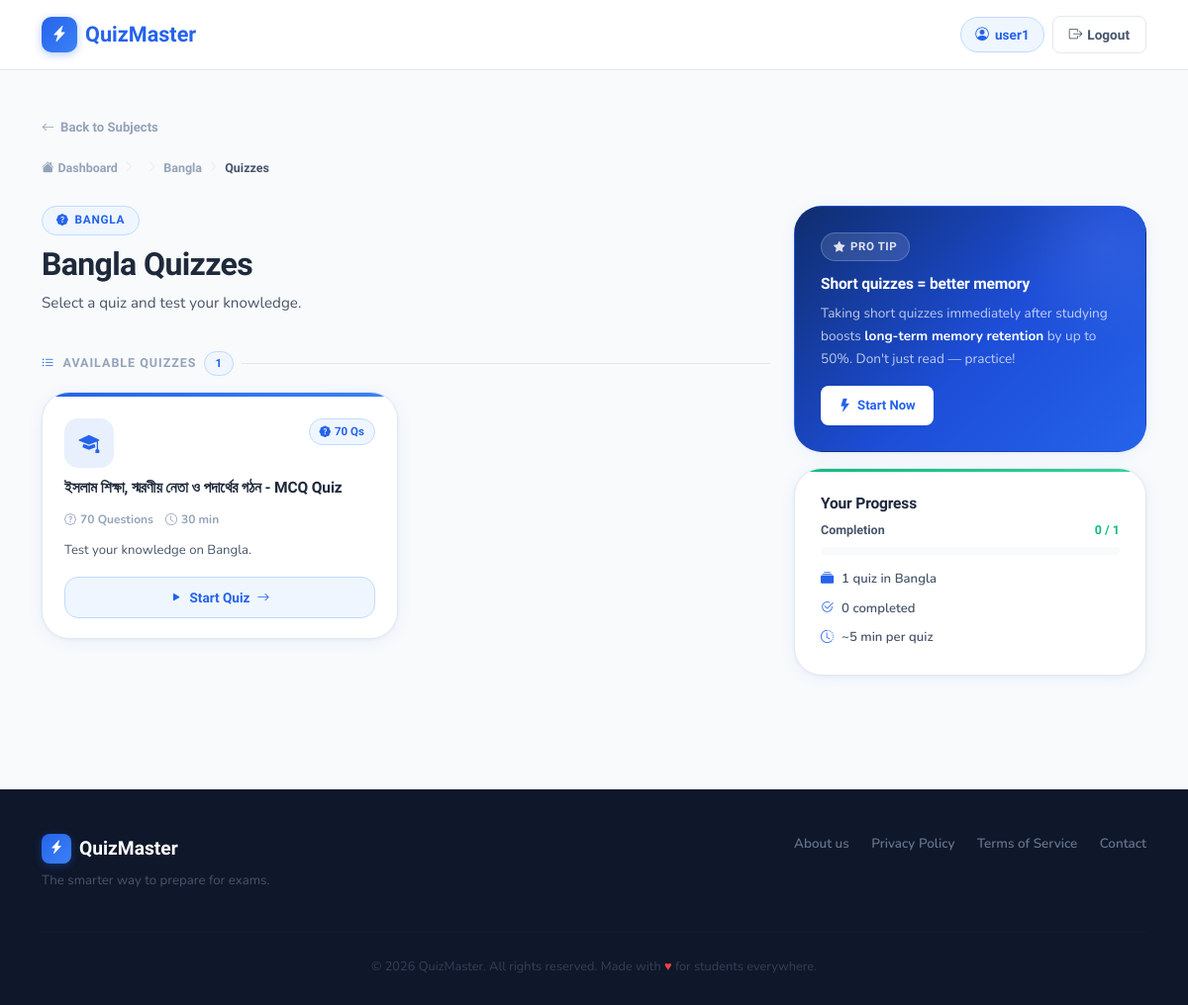
Before: /subject/2/ (signed in) with the older database file.
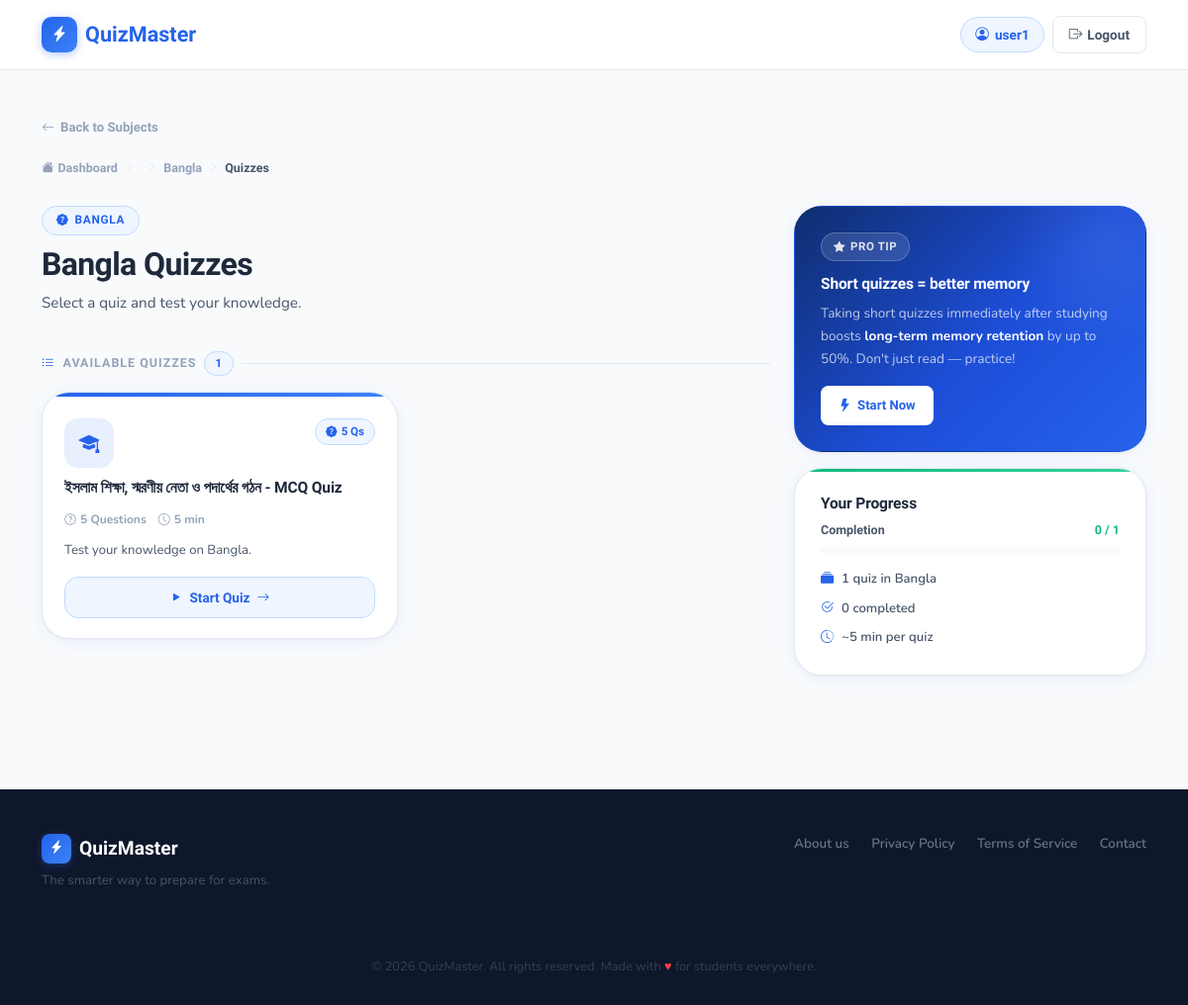
After: the same page with the newer database file.
### quiz/models.py (models this page shows, shortened)
class Quiz(models.Model):
    subject = models.ForeignKey(Subject, on_delete=models.CASCADE)
    title = models.CharField(max_length=200)
    questions_json = models.JSONField()
    created_at = models.DateTimeField(auto_now_add=True)

### quiz/views.py (the view)
# urls.py: path("subject/<int:subject_id>/", views.quizzes, name="quizzes"),
@login_required
def quizzes(request, subject_id):
    subject = get_object_or_404(Subject, id=subject_id)
    quizzes = Quiz.objects.filter(subject=subject)
    for quiz in quizzes:
        try:
            data = quiz.questions_json
            quiz.question_count = len(data.get("questions", []))
            quiz.duration_minutes = data.get("duration_minutes", 5)
        except Exception as e:
            print("JSON ERROR:", e)
            quiz.question_count = 0
            quiz.duration_minutes = 5
    return render(request, "quiz/quizzes.html", {
        "subject": subject,
        "quizzes": quizzes
    })

### quiz/templates/quiz/quizzes.html (shortened to what the changed rows need)
{% extends "quiz/base.html" %}
{% load static %}
{% block content %}
<section class="page-section">
  <div class="container">
    <div class="row g-4">
      <div class="col-12 col-lg-8">
        <div class="page-header">
          <h1 class="page-header-title">{{ subject.name }} Quizzes</h1>
        </div>
        {% if quizzes %}
          <div class="row g-3">
            {% for quiz in quizzes %}
            <div class="col-12 col-sm-6 quiz-card-wrap">
              <div class="quiz-card quiz-card-item" data-index="{{ forloop.counter0 }}">
                <div class="quiz-card-body">
                  <div class="quiz-card-top">
                    <div class="quiz-icon-wrap quiz-icon-item"></div>
                    <span class="quiz-q-badge">
                      <i class="bi bi-patch-question-fill"></i>
                      {{ quiz.question_count|default:0 }} Qs
                    </span>
                  </div>
                  <p class="quiz-card-title">{{ quiz.title }}</p>
                  <div class="quiz-meta-row">
                    <span>
                      <i class="bi bi-patch-question"></i>
                      {{ quiz.question_count|default:0 }} Questions
                    </span>
                    <span>
                      <i class="bi bi-clock"></i>
                      {{ quiz.duration_minutes|default:5 }} min
                    </span>
                  </div>
                  <p class="quiz-card-desc">
                    {% if quiz.description %}
                      {{ quiz.description|truncatewords:18 }}
                    {% else %}
                      Test your knowledge on {{ subject.name }}.
                    {% endif %}
                  </p>
                </div>
                <div class="quiz-card-footer">
                  <button
                    class="btn-start-quiz startQuizBtn"
                    data-id="{{ quiz.id }}"
                    data-title="{{ quiz.title }}"
                    data-questions="{{ quiz.question_count|default:0 }}"
                    data-time="{{ quiz.duration_minutes|default:5 }}"
                  >
                    <i class="bi bi-play-fill"></i>
                    Start Quiz
                    <i class="bi bi-arrow-right"></i>
                  </button>
                </div>
              </div>
            </div>
            {% endfor %}
          </div>
        {% endif %}
      </div>
    </div>
  </div>
</section>
{% endblock %}

Changed rows visible on the page:
changed Quiz "ইসলাম শিক্ষা, স্মরণীয় নেতা ও পদার্থের গঠন - MCQ Quiz": question_count "70" → "5"; duration_minutes "30" → "5"
